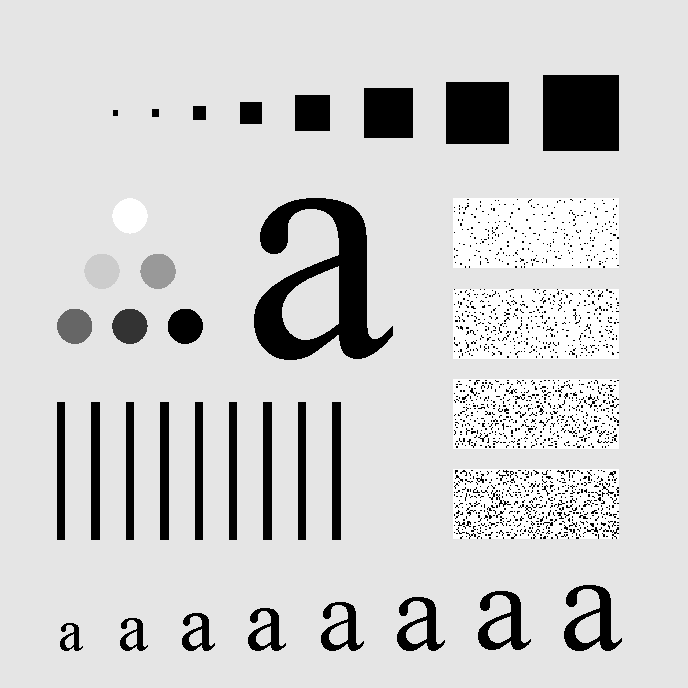
#> input picture Image Smoothing/inp1.tif, 688 x 688 px
$ jupyter execute 'Image Smoothing.ipynb'   (older library calls are emulated)
#> lines starting #> are read from the running program, lines starting #| are printed output that depends on the picture; after the words box and inside, x2 and y2 are one past the last pixel; in counts of white or black regions, pixels touching at a corner belong together
## Averaging Technique

[cell 1]
#Importing Libraries
import cv2
import numpy as np
from matplotlib import pyplot as plt
from Filter import applyFilter

[cell 2]
plt.figure(figsize=(12,12))

[cell 3]
#reading image from file
im = cv2.imread("inp1.tif", 0).astype(np.float)
#> im: shape (688, 688) float64; min 0, max 255, mean 207.3

[cell 4]
size = int(input("> Enter the size of averaging filter: "))
#> the answer given: 100

[cell 5]
#applying filter on image
output = cv2.blur(im,(5,5))
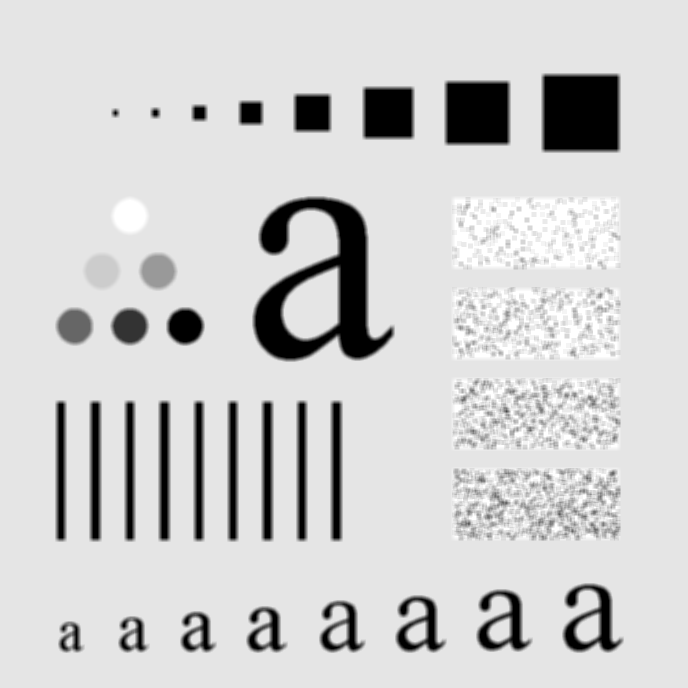
#> output: shape (688, 688) float64; min 0, max 255, mean 207.3

[cell 6]
#writing image to image file
cv2.imwrite("averaging.jpg",output)
#> Out = True

[cell 7]
#plotting original image
plt.subplot(211)
plt.axis('off')
plt.title("Original Image")
plt.imshow(im, cmap="gray")

[cell 8]
#plotting smoothed image
plt.subplot(212)
plt.axis('off')
plt.title("Smoothed Image (avg. filter"+str(size)+"x"+str(size)+")")
plt.imshow(output, cmap="gray")

plt.show()

[cell 9]
#Popping the window
cv2.imshow("Original",im)
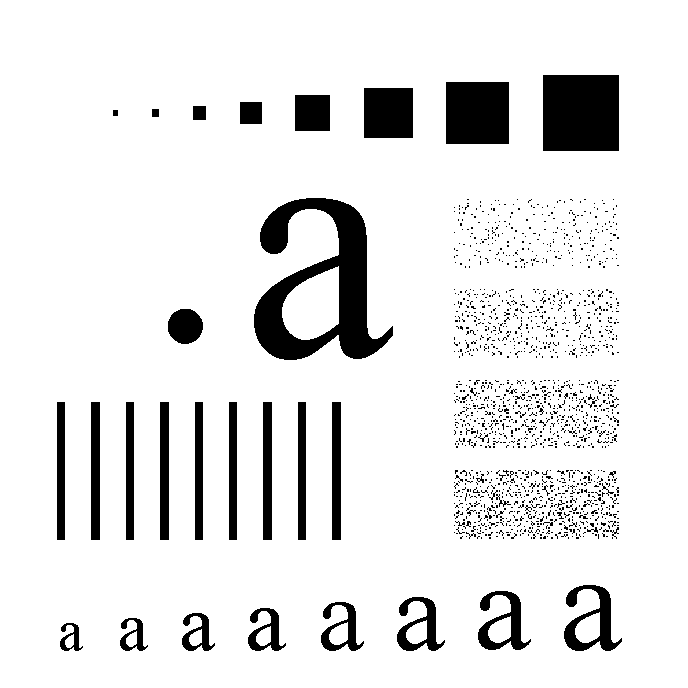
#> window 'Original': shape (688, 688); 89.9% white; 1559 black regions (1520 under 20 px), largest, box (x1, y1, x2, y2) and area: (254, 198, 393, 360) 9687, (543, 75, 619, 151) 5776, (446, 82, 509, 144) 3906
# cv2.waitKey(0)
# cv2.destroyAllWindows()

cv2.imshow("Smooth Image",im)
cv2.waitKey(0)
cv2.destroyAllWindows()

$ run again, with Image Smoothing/inp2.tif copied over Image Smoothing/inp1.tif
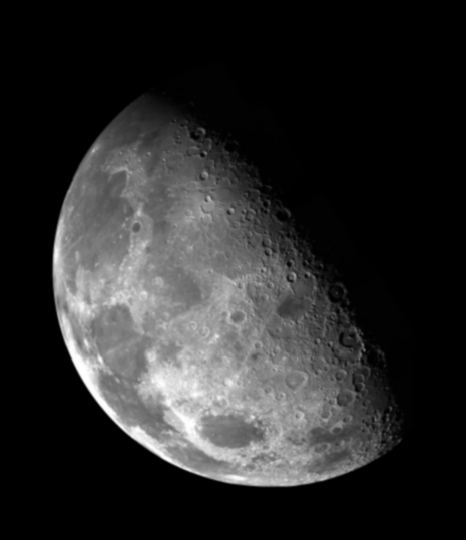
#> input picture Image Smoothing/inp2.tif, 466 x 540 px
#> Out = True
#> `cv2.imshow("Original",im)`:
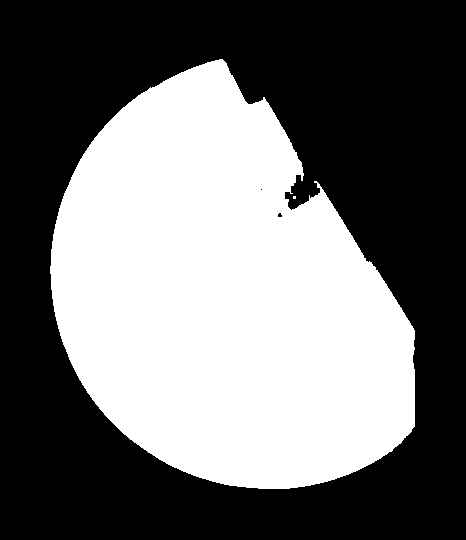
#> window 'Original': shape (540, 466); 43.4% white; 2 white regions (1 under 20 px), largest, box (x1, y1, x2, y2) and area: (50, 59, 415, 489) 109138

$ run again, with Image Smoothing/inp3.tif copied over Image Smoothing/inp1.tif
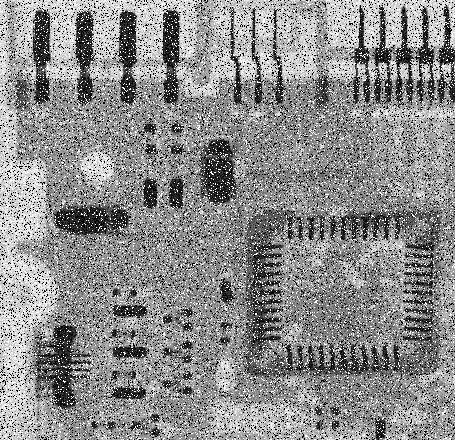
#> input picture Image Smoothing/inp3.tif, 455 x 440 px
#> `output = cv2.blur(im,(5,5))`:
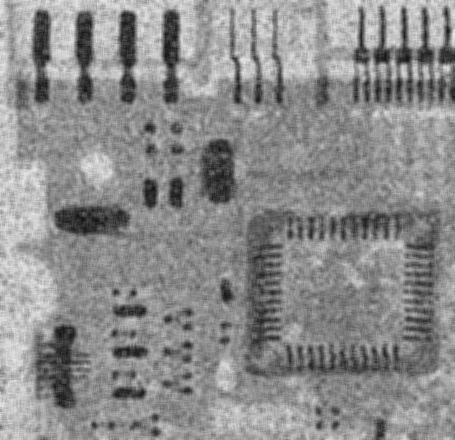
#> output: shape (440, 455) float64; min 16.56, max 233.9, mean 140.1
#> Out = True
#> `cv2.imshow("Original",im)`:
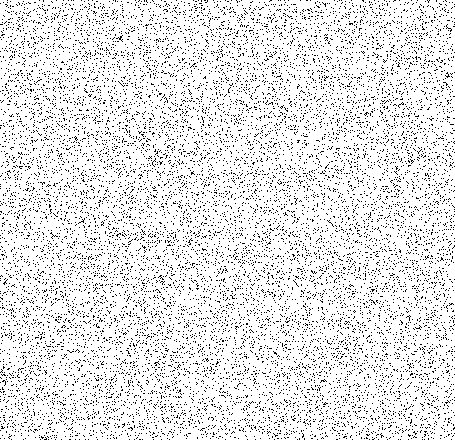
#> window 'Original': shape (440, 455); 89.9% white; black in thin lines or dots
